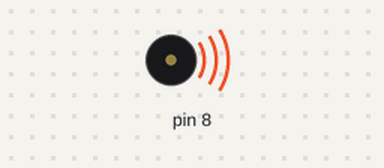
Recording of a sketch running on a simulated Arduino Uno, built with avr-gcc and run on an emulated ATmega328P. On the bench: buzzer (waves = sounding).

Above: at 0.16 s.
At 6.32 s:
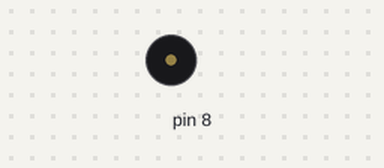
Timing chart, 0 to 7.0 s (numbered marks = the images above):
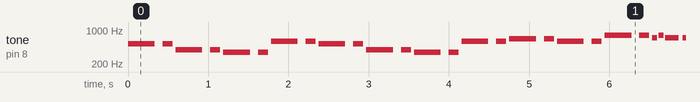

Measured:
- by itself, tone on pin 8: plays 523 Hz for 0.33 s, 523 Hz for 0.13 s, 392 Hz for 0.33 s, 392 Hz for 0.13 s, 349 Hz for 0.33 s, 349 Hz for 0.13 s … (467 notes in this stretch)

The sketch:

activer_buzzer_KH.ino
```cpp
//Dylan Sedeno 2022
#include "pitches.h" // pitches library

// The melody array
int melody[] = {
  NOTE_C5, NOTE_C5, NOTE_G4, NOTE_G4, NOTE_F4, NOTE_F4,
  NOTE_D5, NOTE_D5, NOTE_C5, NOTE_C5, NOTE_G4, NOTE_G4,
  NOTE_F4, NOTE_F4, NOTE_D5, NOTE_D5, NOTE_E5, NOTE_E5,
  NOTE_D5, NOTE_D5, NOTE_G5, NOTE_G5,  NOTE_F5, NOTE_G5,
  NOTE_F5, NOTE_F5, NOTE_F5,  NOTE_E5, NOTE_E5, NOTE_D5,
  NOTE_D5, NOTE_C5, NOTE_C5, NOTE_B4, NOTE_B4, NOTE_C5,
  NOTE_C5, NOTE_G4, NOTE_G4, NOTE_F4, NOTE_F4, NOTE_D5,
  NOTE_D5
};

// The note duration, 8 = 8th note, 4 = quarter note, etc.
int durations[] = {
  3, 8, 3, 8, 3, 8,
  3, 8, 3, 8, 3, 8,
  3, 8, 3, 8, 3, 8,
  3, 8, 3, 8, 16, 16,
  6, 8, 8, 3, 8, 3,
  8, 3, 8, 3, 8, 3,
  8, 3, 8, 3, 8, 3,
  8
};
// determine the length of the arrays to use in the loop iteration
int songLength = sizeof(melody)/sizeof(melody[0]);
void setup() {
 //We don't need anything here
}

void loop() {
  // goes through both arrays
  // The for loop stops when it is equal to the size of the melody array
  for (int thisNote = 0; thisNote < songLength; thisNote++){ // determine the duration of the notes
    int duration = 1000/ durations[thisNote];  // divide 1000 by the value, so the first note lasts for 1000/8 milliseconds
    tone(8, melody[thisNote], duration);
    // pause between notes
    int pause = duration * 1.3;
    delay(pause);
    noTone(8); // stop the tone
  }
}
```
